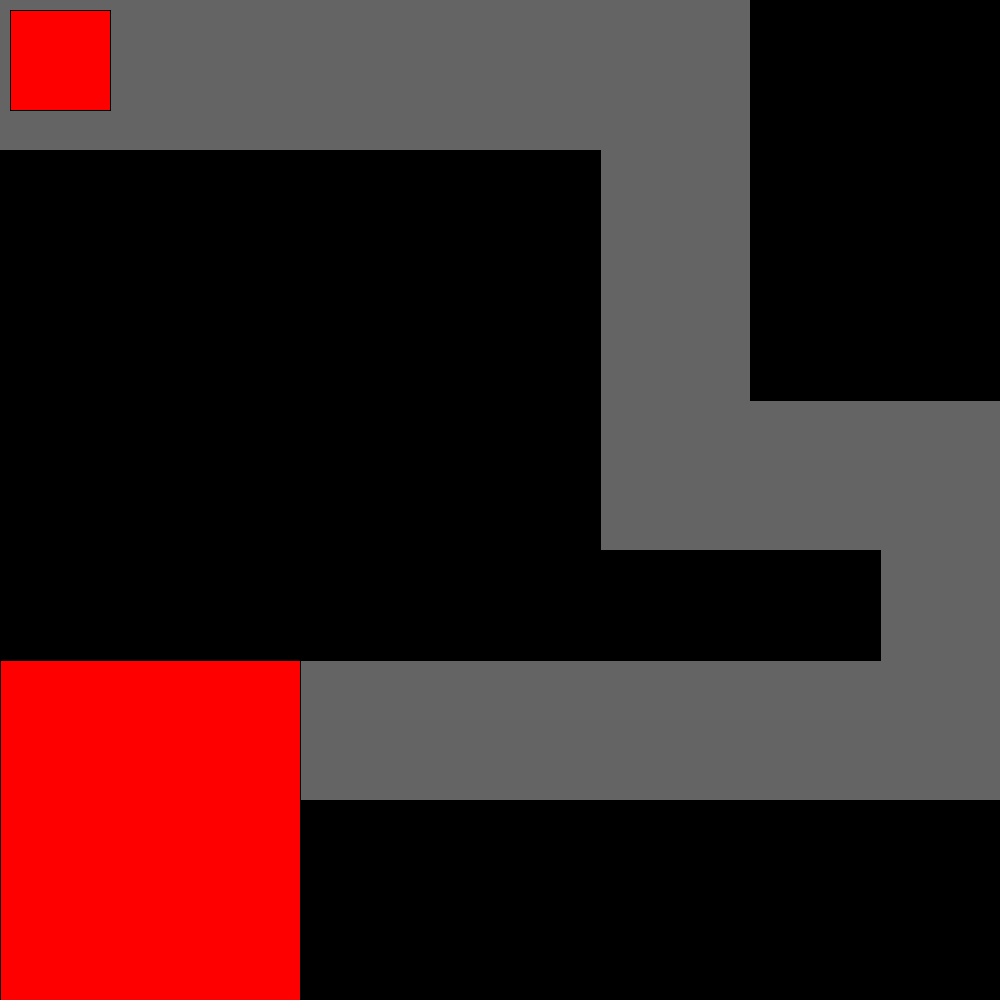
Frame 1 (no input)
Frame 60 (the mouse pressed at the canvas centre just before this capture): identical to frame 1, image omitted
Frame 120 (the mouse held since frame 60 and released just before this capture): identical to frame 1, image omitted

The Processing sketch that drew this single still picture (run headless with seeded random() and noise(); from frame 60 on, the mouse is pressed at the canvas centre):

// Processing sketch: eindopdracht_3
// ── eindopdracht_3.pde
int x = 10;
int y = 10;
int rectWidth = 100;
int rectHeight = 100;
boolean dragging = false;
boolean gameOver = false;
boolean won = false;

void keyPressed() {
    if (key == 'r') {
        if (gameOver) {
            resetGame(); // Reset the game immediately
        }
    }
}

void resetGame() {
    x = 10;
    y = 10;
    dragging = false;
    gameOver = false;
    won = false; // Reset won status
}

void setup() {
    size(1000, 1000);
}

void draw() {
    background(100, 100, 100);

    // Draw walls (black parts)
    fill(0);
    rect(300, 800, 800, 200); // Wall 1
    rect(430, 550, 450, 110); // Wall 2
    rect(0, 150, 600, 510);   // Wall 3
    rect(750, 0, 400, 400);   // Wall 4

    // Draw Finish
    fill(255, 0, 0);
    rect(0, 660, 300, 1000);

    // Check if the game is over
    if (gameOver) {
        fill(255, 0, 0);
        textSize(64);
        textAlign(CENTER);
        text("Game Over", width / 2, height / 2);
        text("Press R to restart", width / 2, height / 2 + 80);
        return; // Stop further drawing
    }

    // Check for winning condition
    if (won) {
        fill(0, 255, 0);
        textSize(64);
        textAlign(CENTER);
        text("You Won!", width / 2, height / 2);
        return; // Stop further drawing
    }

    // Draw the draggable rectangle
    if (dragging) {
        x = mouseX - rectWidth / 2;
        y = mouseY - rectHeight / 2;

        // Check for wall collisions
        if (isColliding(x, y, rectWidth, rectHeight)) {
            gameOver = true; // End the game on collision
        }
    }

    // Color the rectangle based on whether it's being dragged
    fill(dragging ? color(0, 255, 0) : color(255, 0, 0));
    rect(x, y, rectWidth, rectHeight);
}

void mousePressed() {
    if (!gameOver && !won) {
        // Check if the mouse is inside the rectangle
        if (mouseX >= x && mouseX <= x + rectWidth &&
            mouseY >= y && mouseY <= y + rectHeight) {
            dragging = true;
        }
    }
}

void mouseReleased() {
    dragging = false;

    // Check for win condition (collision with the red area)
    if (isWinningArea(x, y, rectWidth, rectHeight)) {
        won = true; // Set the win state
    }
}

// Check if the rectangle collides with any walls
boolean isColliding(int x, int y, int w, int h) {
    return (x + w > 300 && x < 1100 && y + h > 800 && y < 1000) ||  // Wall 1
           (x + w > 430 && x < 880 && y + h > 550 && y < 660) ||   // Wall 2
           (x + w > 0 && x < 600 && y + h > 150 && y < 660) ||     // Wall 3
           (x + w > 750 && x < 1150 && y + h > 0 && y < 400);      // Wall 4
}

// Check if the rectangle is in the winning area
boolean isWinningArea(int x, int y, int w, int h) {
    return (x + w > 0 && x < 300 && y + h > 660 && y < 1660); // Check against the red area
}
